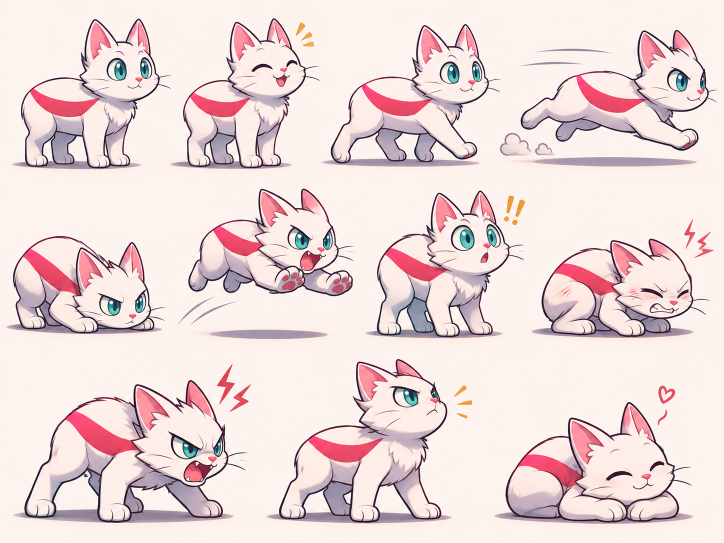
#> input picture docs/cataclysm-1-7/art/references/hero-illustrated-pose-sheet.png, 1448 x 1086 px (shown at 1/2 size)
$ python extract-illustrated.py
#> lines starting #> are read from the running program, lines starting #| are printed output that depends on the picture
"""Extract approved source pixels; run from any directory with Pillow installed."""
from pathlib import Path
from collections import deque
from PIL import Image, ImageFilter

ROOT = Path(__file__).resolve().parent
source = Image.open(ROOT / 'references/hero-illustrated-pose-sheet.png').convert('RGB')
#> source is the input picture: PIL image 1448x1086 RGB; mean R, G, B 236.1, 217.5, 217.2
# Complete silhouettes, excluding adjacent poses and most floating action marks.
boxes = {
 'idle': (28, 30, 347, 340), 'joy': (354, 30, 645, 340),
 'walk': (652, 38, 1004, 335), 'sprint': (1032, 50, 1444, 307),
 'crouch': (17, 466, 338, 672), 'pounce': (369, 369, 714, 602),
 'startled': (744, 372, 1057, 679), 'hurt': (1074, 470, 1424, 677),
 'feral': (39, 751, 500, 1048), 'adrenaline': (548, 708, 912, 1048),
 'sleep': (1000, 798, 1393, 1048),
}
out = ROOT / 'illustrated'
out.mkdir(exist_ok=True)
for name, box in boxes.items():
    crop = source.crop(box)
    w, h = crop.size
    pixels = crop.load()
    exterior = set()
    queue = deque([(x, y) for x in range(w) for y in (0, h-1)] + [(x, y) for y in range(h) for x in (0, w-1)])
    # Flood only the exterior matte: enclosed white fur stays opaque.
    while queue:
        x, y = queue.popleft()
        if (x,y) in exterior or not (0 <= x < w and 0 <= y < h):
            continue
        r,g,b = pixels[x,y]
        if min(r,g,b) < 173 or max(r,g,b)-min(r,g,b) > 68:
            continue
        exterior.add((x,y))
        queue.extend(((x-1,y),(x+1,y),(x,y-1),(x,y+1)))
    mask = Image.new('L', (w,h), 255)
    mp = mask.load()
    for x,y in exterior:
        mp[x,y] = 0
    # Remove detached marks and background islands, retaining the complete cat.
    remaining = {(x,y) for y in range(h) for x in range(w) if mp[x,y]}
    largest = set()
    while remaining:
        component = {remaining.pop()}
        pending = list(component)
        while pending:
            x,y = pending.pop()
            for n in ((x-1,y),(x+1,y),(x,y-1),(x,y+1)):
                if n in remaining:
                    remaining.remove(n); component.add(n); pending.append(n)
        if len(component) > len(largest):
            largest = component
    mask = Image.new('L', (w,h))
    mp = mask.load()
    for x,y in largest:
        mp[x,y] = 255
    mask = mask.filter(ImageFilter.GaussianBlur(.45))
    rgba = crop.convert('RGBA')
    rgba.putalpha(mask)
    rgba = rgba.crop(mask.getbbox())
    # Shared source scale preserves head/body proportions between poses.
    rgba.thumbnail((round(rgba.width*.58), round(rgba.height*.58)), Image.Resampling.LANCZOS)
    frame = Image.new('RGBA', (288,224))
    frame.alpha_composite(rgba, ((288-rgba.width)//2, 211-rgba.height))
    frame.save(out / (name+'.png'))
#> this loop made 11 passes
#> pass 1, `crop = source.crop(box)`:
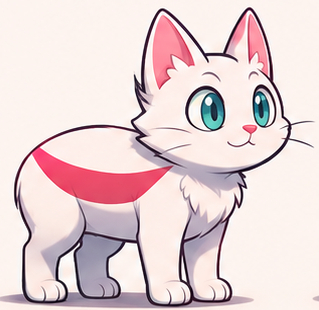
#> crop: PIL image 319x310 RGB; mean R, G, B 230, 210.6, 211.9
#> pass 1, `mask = mask.filter(ImageFilter.GaussianBlur(.45))`:
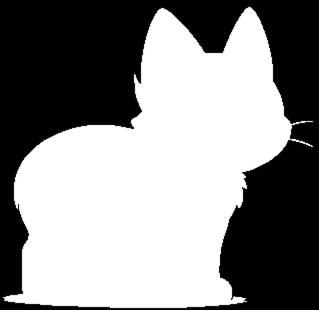
#> mask: PIL image 319x310 L; min 0, max 255, mean 136.6
#> after the loop:
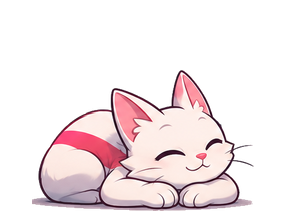
#> frame: PIL image 288x224 RGBA; mean R, G, B, A 68.8, 57.7, 59.4, 77.8; transparent parts drawn white
#> after the loop:
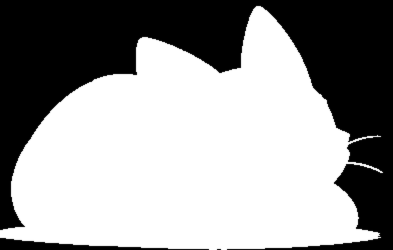
#> mask: PIL image 393x250 L; min 0, max 255, mean 152.8
#> after the loop:
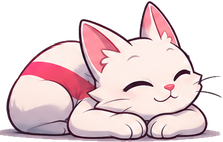
#> rgba: PIL image 223x142 RGBA; mean R, G, B, A 140.2, 117.6, 120.9, 158.5; transparent parts drawn white
preview = Image.new('RGB', (288*4,224*3), '#294a50')
for i,name in enumerate(boxes):
    frame=Image.open(out/(name+'.png'))
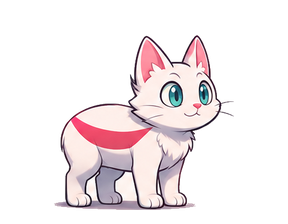
#> frame: PIL image 288x224 RGBA; mean R, G, B, A 60.8, 52.9, 54.7, 70.4; transparent parts drawn white
    preview.paste(frame, ((i%4)*288,(i//4)*224), frame)
preview.save('/tmp/illustrated-extraction.jpg')
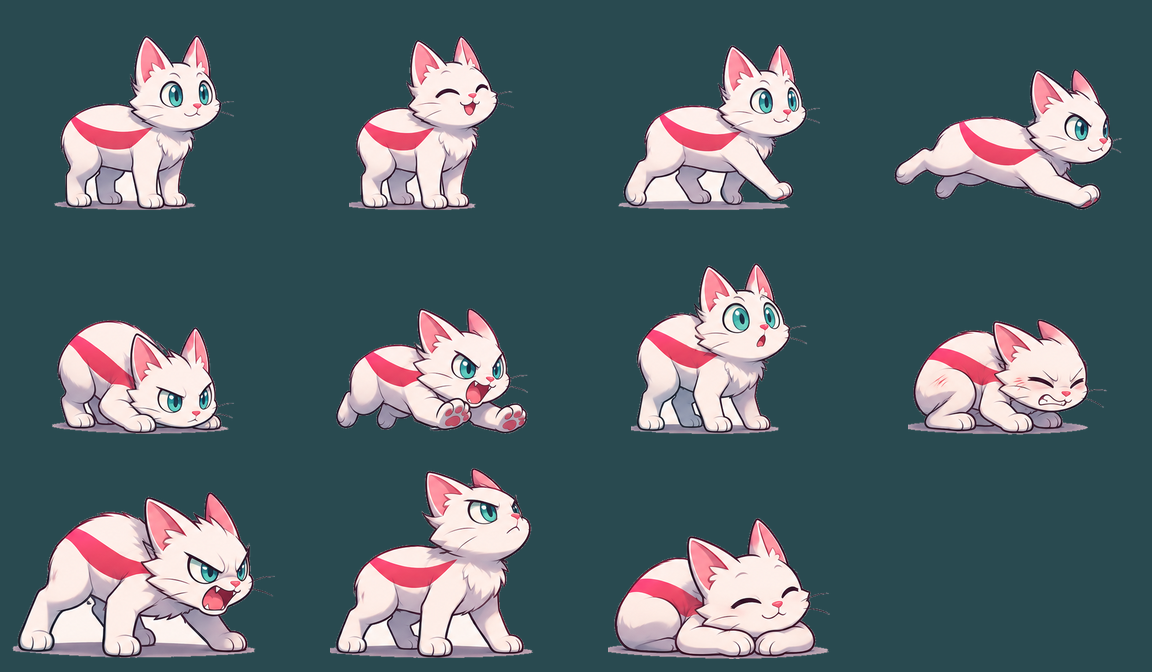
#> saved as illustrated-extraction.jpg: PIL image 1152x672 RGB; mean R, G, B 86.2, 102.2, 108.2
